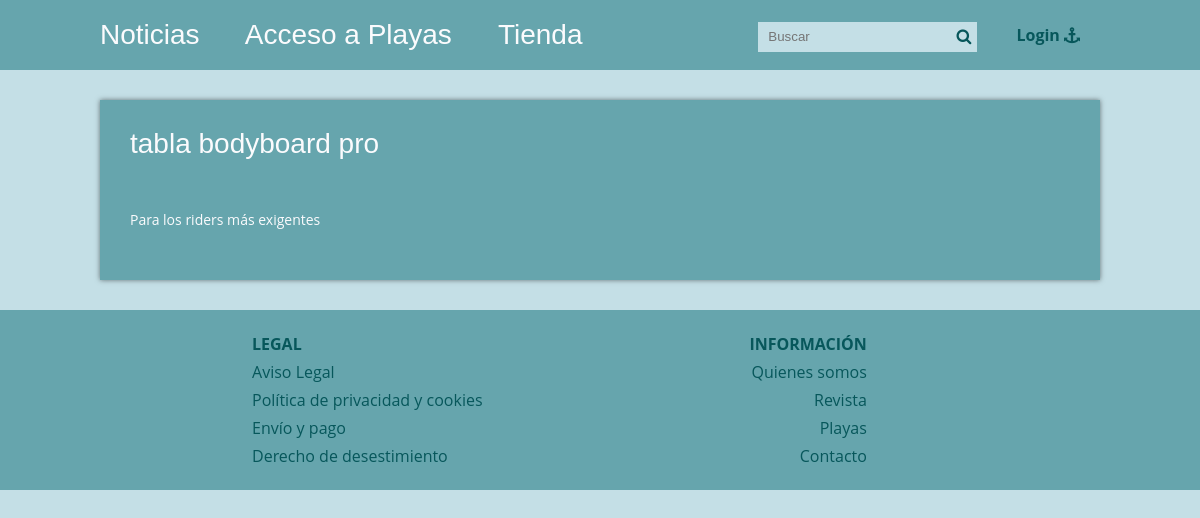
Screenshot of /blog/producto.php?CodProd=3 with the database file from the repository.
### tables this page shows
CREATE TABLE IF NOT EXISTS Productos (
    CodProd INT PRIMARY KEY,
    nombre VARCHAR(100) NOT NULL,
    descripcion TEXT,
    imagen VARCHAR(255),  
    CodCat INT,  
    stock INT,
    FOREIGN KEY (CodCat) REFERENCES Categorias_Productos(CodCat)
);

### blog/producto.php (called while the page is built, shortened)
<?php
require 'admin/config.php';
require 'functions.php';
$conexion = conexion($bd_config);
$id_articulo = id_articulo($_GET['CodProd']);
$post = obtener_post_por_id_producto($conexion, $id_articulo);
$post = $post[0];
require 'views/producto.view.php';
?>

### blog/functions.php (called while the page is built, shortened)
<?php
function limpiarDatos($datos){
    $datos = trim($datos);
     $datos = stripslashes($datos);
     $datos = htmlspecialchars($datos);
     return $datos;
}
function id_articulo($id){
    return (int)limpiarDatos($id);
}
function obtener_post_por_id_producto($conexion, $id){
    $resultado = $conexion->query("SELECT * FROM productos WHERE CodProd = $id LIMIT 1");
    $resultado = $resultado->fetchAll();
    return ($resultado) ? $resultado : false;
}
?>

### blog/views/producto.view.php (the view, shortened to what this page needs)
<?php require 'header.php'; ?>
<div class="contenedor">
    <div class="post">
        <article>
            <h2 class="titulo"><?php echo $post['nombre']; ?></h2>
            <div class="thumb">
            </div>
            <p class="extracto"><?php echo nl2br($post['descripcion']); ?></p>
        </article>
    </div>
</div>
<?php require 'footer.php'; ?>

### blog/css/estilos.css (style rules this page uses)
:root { --color4: #003b46; --color2: #07575b; --color3: #66a5ad; --color1: #c4dfe6; --color5: #fbfbfd; }
* { margin: 0; padding: 0; -webkit-box-sizing: border-box; -moz-box-sizing: border-box; box-sizing: border-box; }
body { font-size: 16px; font-family: 'Open Sans', sans-serif; background: var(--color1); color: var(--color2); margin: 0; }
.contenedor { max-width: 1000px; width: 90%; margin: auto; }
.post { width: 100%; background: var(--color3); box-shadow: 0px 0px 5px rgba(0,0,0, .5); margin-bottom: 30px; padding: 30px; color: var(--color5); }
.post article .titulo { font-family: "Oswald", Arial, Sans-serif; font-size: 28px; font-weight: normal; line-height: 28px; margin-bottom: 10px; }
.post article .thumb { margin-bottom: 20px; }
.post article .extracto { font-size: 14px; line-height: 20px; margin-bottom: 20px; }

### blog/css/views.css (style rules this page uses)
:root { --color3: #66a5ad; --color2: #07575b; --color4: #66a5ad; --color1: #c4dfe6; --color5: #fbfbfd; }

### rows the page displays
productos: nombre "tabla bodyboard pro", descripcion "Para los riders más exigentes"
